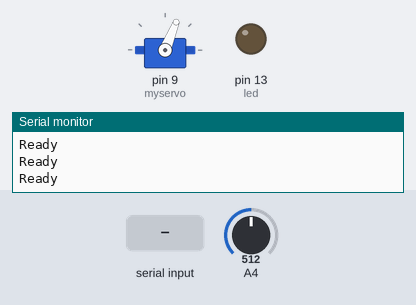
The sketch below on a simulated Arduino Uno, built with avr-gcc and run on an emulated ATmega328P. Shown: servo, output pins drawn as LEDs (lit = HIGH), the last lines printed to the serial monitor. Inputs (shaded band) come from the test bench; at power-on: A4 = 512.

Above: at 5.2 s.
5.3 s: "1" received over the second serial link
At 5.7 s:
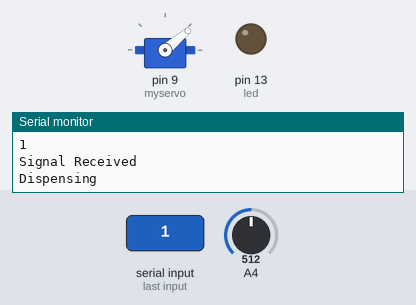
7.3 s: "0" received over the second serial link
At 8.3 s:
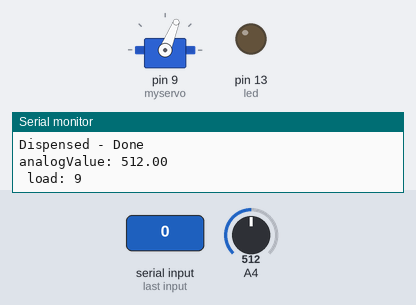
10.3 s: "2" received over the second serial link
At 10.7 s:
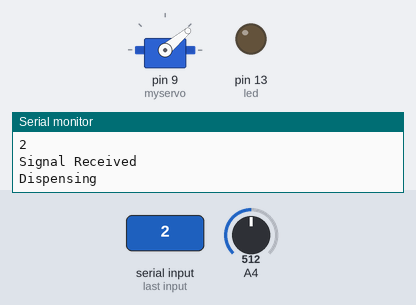
Timing chart, 0 to 13.3 s (numbered marks = the images above; inputs shaded):
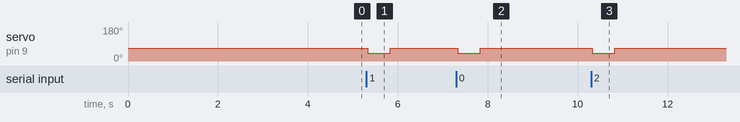

The sketch:

CookieJar.ino
```cpp
#include <SoftwareSerial.h>   //Software Serial Port
#include <Servo.h>
#define RxD 6
#define TxD 7

#define DEBUG_ENABLED  1

SoftwareSerial blueToothSerial(RxD,TxD);

float analogValueAverage = 0;
float noLoad = 160;
float increment = (888-noLoad)/9;
long t = 0; //
int timeBetweenReadings = 200; // We want a reading every 200 ms;

int led = 13;

Servo myservo;  // create servo object to control a servo
                // a maximum of eight servo objects can be created
void setup()
{
  Serial.begin(9600);
  pinMode(RxD, INPUT);
  pinMode(TxD, OUTPUT);
  setupBlueToothConnection();
  pinMode(led, OUTPUT);

  myservo.attach(9);  // attaches the servo on pin 9 to the servo object
  myservo.write(68);

}

void dispense()
{
 myservo.write(40);
delay(500);
myservo.write(68);
}

void loop()
{
  char recvChar;
  while(1){
    Serial.print("Ready\n");
    if(blueToothSerial.available()){//check if there's any data sent from the remote bluetooth shield
      recvChar = blueToothSerial.read();
      Serial.print(recvChar);
      Serial.print("\nSignal Received\n");
      checkInstr(recvChar);
      delay(1000);
    }
//    if(Serial.available()){//check if there's any data sent from the local serial terminal, you can add the other applications here
//      recvChar  = Serial.read();
//      blueToothSerial.print(recvChar);
//    }

  }
}

void checkInstr(char instr){
  //first instr
      Serial.print("Dispensing\n");
      dispense();
      Serial.print("Dispensed - Done\n");
      scale();
}

void setupBlueToothConnection()
{
  blueToothSerial.begin(38400); //Set BluetoothBee BaudRate to default baud rate 38400
  blueToothSerial.print("\r\n+STWMOD=0\r\n"); //set the bluetooth work in slave mode
  blueToothSerial.print("\r\n+STNA=CookieTEST\r\n"); //set the bluetooth name as "SeeedBTSlave"
  blueToothSerial.print("\r\n+STOAUT=1\r\n"); // Permit Paired device to connect me
  blueToothSerial.print("\r\n+STAUTO=0\r\n"); // Auto-connection should be forbidden here
  delay(2000); // This delay is required.
  blueToothSerial.print("\r\n+INQ=1\r\n"); //make the slave bluetooth inquirable
  Serial.println("The slave bluetooth is inquirable!");
  delay(2000); // This delay is required.
  blueToothSerial.flush();
}

void scale(){
  float analogValue = analogRead(4);

  //analogValueAverage = 0.99*analogValueAverage + 0.01*analogValue;

  char load = mapfloat(analogValue);
  Serial.print("analogValue: ");Serial.println(analogValue);
  Serial.print(" load: ");Serial.println(load);

  blueToothSerial.print(load);

}

char mapfloat(float x)
{
    if(x <195)
      return 'z';


    if (x > 195 && x <= 210)
    return '0';


    if (x > 210 && x <= 225)
    return '1';

    if (x > 225 && x <= 237)
    return '2';

    if (x > 237 && x <= 252)
    return '3';

    if (x > 252 && x <= 265)
    return '4';

    if (x > 265 && x <= 280)
    return '5';

    if (x > 280 && x <= 300)
    return '6';

    if (x > 301 && x <= 315)
    return '7';

    if (x > 315 && x <= 330)
    return '8';

    if (x > 330 && x < 350)
    return '9';

    if (x > 350)
      return '9';

}
```

Measured:
- after the input at 5.3 s, servo on pin 9 (myservo): 68° → 40° at once, → 68° 0.50 s later
- after the input at 7.3 s, servo on pin 9 (myservo): 68° → 40° at once, → 68° 0.50 s later
- after the input at 10.3 s, servo on pin 9 (myservo): 68° → 40° at once, → 68° 0.50 s later
